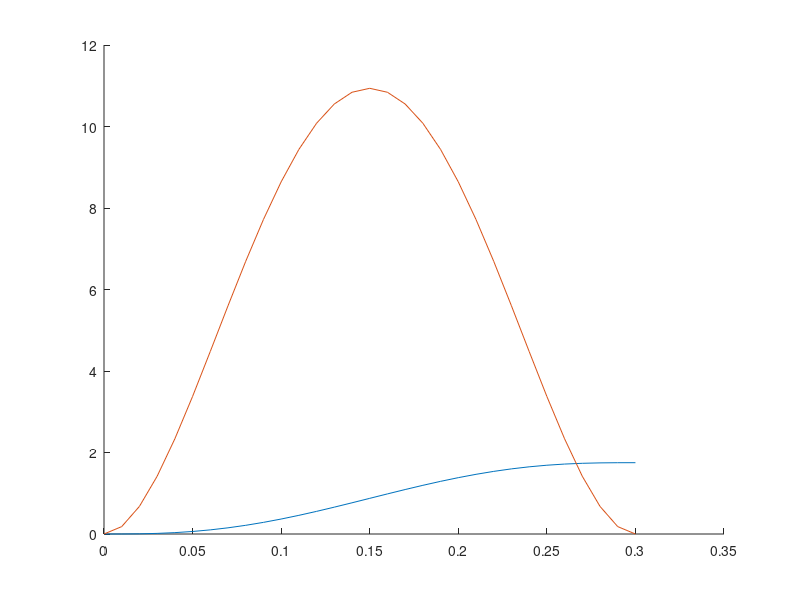

This figure's MATLAB source:
%% Minimum Jerk Trajectory

%% Constants
Tp = 0.3;

% Initial Values
p1 = [0];
p1_dot = [0];

% Final Values
p2 = [1.75];
p2_dot = [0];

a2 = [0];
a1 = p1_dot;
a0 = p1;


%% Creating Required Matrices
T = [Tp^5, Tp^4, Tp^3;
     5*Tp^4, 4*Tp^3, 3*Tp^2;
     20*Tp^3, 12*Tp^2, 6*Tp];

P = [p2 - p1 - p1_dot*Tp;
     p2_dot - p1_dot;
     zeros(1, 1)];
 
 
 %% Calculating the coefficient of the polynomial function
 a = T\P;
 a = [a; a2; a1; a0];
 
 
 %% Plotting the distance, velocity and acceleration profile
 t = 0:0.01:Tp;
 pos = polyval(a, t);
%  posY = polyval(a(:,2), t);
 
 v = polyder(a);
 vel = polyval(v, t);
 acc = polyder(v);
 accel = polyval(acc, t);
%  j = polyder(acc);
%  jerk = polyval(j, t);
%
% hold on;
% axis equal;
% plot(posX, posY);
% subplot(3, 1, 1), plot(t, posX);
% plot(t, polyval(polyder(a(1)),t));
% subplot(3, 1, 2), plot(t, posY);
% subplot(3, 1, 3), plot(posY, posX);
hold on;
plot(t, pos); M1 = 'Position Profile';
plot(t, vel); M2 = 'Velocity Profile';
% plot(t, accel); M3 = 'Acceleration Profile';
% axis equal;
%plot(t, jerk); M4 = 'Jerk Profile';
 
%  legend(M1, M2, M3);
%  hold off;